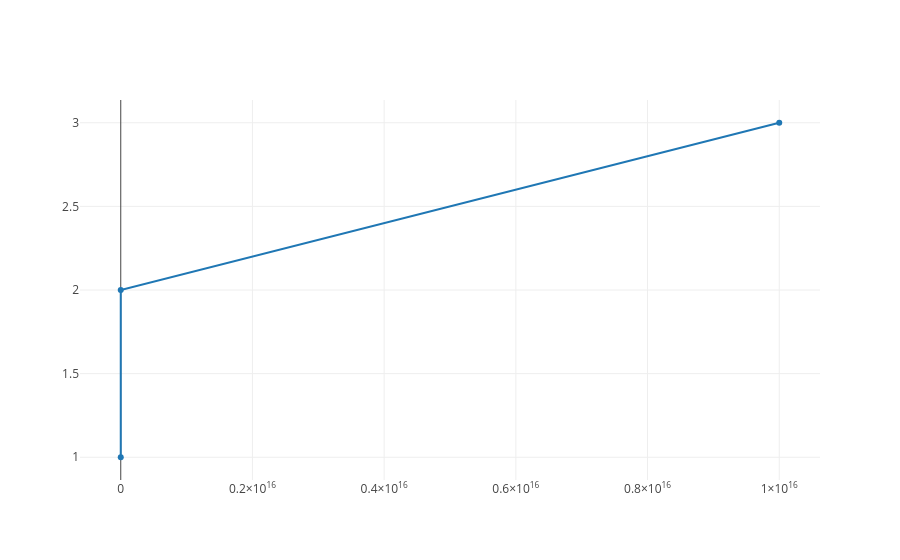

Notebook code for this chart:
### Markdown cell above
![img](attachment:pic.png)
![t](attachment:note.txt)

### Code cell
import sys
print('hi')
print('err', file=sys.stderr)
1/3

### Figure 1 — Plotly figure (JSON) as saved in the notebook; plotly's stock layout.template omitted (floating-point values rounded to 4 significant figures)
{"data": [{"x": [0.1, 1e-05, 1e+16, 1000000000000000.0, 100.0, -0.0], "y": [1, 2, 3]}], "layout": {}}
